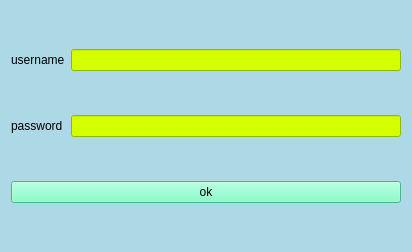
<?xml version="1.0" encoding="UTF-8"?>
<ui version="4.0">
 <class>SizeWidget</class>
 <widget class="QWidget" name="SizeWidget">
  <property name="geometry">
   <rect>
    <x>0</x>
    <y>0</y>
    <width>412</width>
    <height>252</height>
   </rect>
  </property>
  <property name="windowTitle">
   <string>Form</string>
  </property>
  <property name="styleSheet">
   <string notr="true">background: lightblue;</string>
  </property>
  <layout class="QGridLayout" name="gridLayout">
   <item row="0" column="0">
    <widget class="QLabel" name="userName">
     <property name="text">
      <string>username</string>
     </property>
    </widget>
   </item>
   <item row="0" column="1">
    <widget class="QLineEdit" name="usrEdit">
     <property name="styleSheet">
      <string notr="true">background-color:rgb(211, 255, 0)</string>
     </property>
    </widget>
   </item>
   <item row="1" column="0">
    <widget class="QLabel" name="passWord">
     <property name="text">
      <string>password</string>
     </property>
    </widget>
   </item>
   <item row="1" column="1">
    <widget class="QLineEdit" name="passEdit">
     <property name="styleSheet">
      <string notr="true">background-color:rgb(211, 255, 0)
</string>
     </property>
    </widget>
   </item>
   <item row="2" column="0" colspan="2">
    <widget class="QPushButton" name="sureButton">
     <property name="styleSheet">
      <string notr="true">background-color: rgb(102, 255, 189);</string>
     </property>
     <property name="text">
      <string>ok</string>
     </property>
    </widget>
   </item>
  </layout>
 </widget>
 <resources/>
 <connections/>
</ui>
